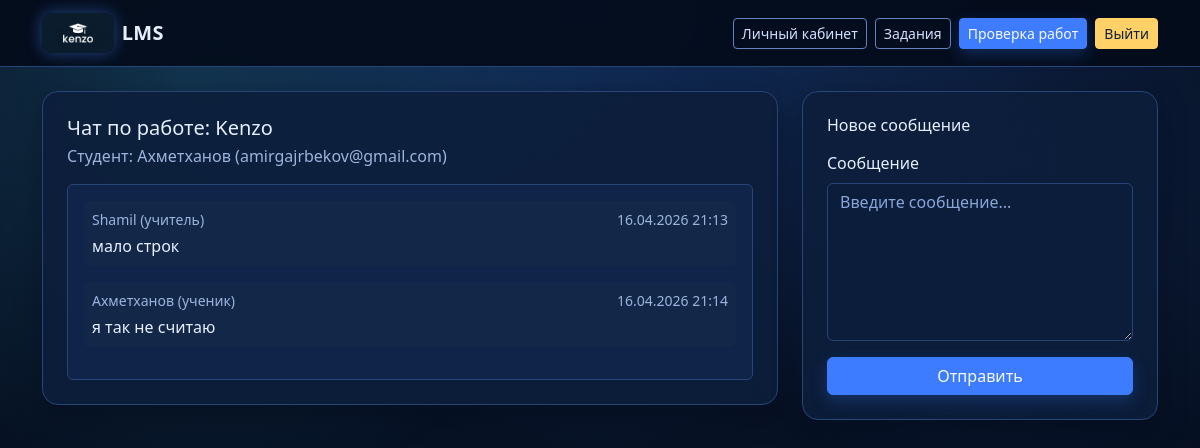
The page /feedback/1 (signed in) on the database its author committed.
### app/models.py (models this page shows, shortened)
class Submission(db.Model):
    id = db.Column(db.Integer, primary_key=True)
    title = db.Column(db.String(150), nullable=False)
    description = db.Column(db.Text, nullable=False)
    filename = db.Column(db.String(255), nullable=False)
    score = db.Column(db.Integer, default=0)
    teacher_comment = db.Column(db.Text, nullable=True)
    created_at = db.Column(db.DateTime, default=datetime.utcnow)
    assignment_id = db.Column(db.Integer, db.ForeignKey("assignment.id"), nullable=True)
    assignment = db.relationship("Assignment", back_populates="submissions")
    author_id = db.Column(db.Integer, db.ForeignKey("user.id"), nullable=False)
    author = db.relationship("User", back_populates="submissions")
    feedback_messages = db.relationship(
        "FeedbackMessage",
        back_populates="submission",
        cascade="all, delete-orphan",
        order_by="FeedbackMessage.created_at.asc()",
    )

class User(UserMixin, db.Model):
    id = db.Column(db.Integer, primary_key=True)
    username = db.Column(db.String(80), unique=True, nullable=False)
    email = db.Column(db.String(120), unique=True, nullable=False)
    role = db.Column(db.String(20), nullable=False, default="student")
    password_hash = db.Column(db.String(255), nullable=False)
    created_at = db.Column(db.DateTime, default=datetime.utcnow)
    submissions = db.relationship("Submission", back_populates="author", cascade="all, delete")

class FeedbackMessage(db.Model):
    id = db.Column(db.Integer, primary_key=True)
    body = db.Column(db.Text, nullable=False)
    created_at = db.Column(db.DateTime, default=datetime.utcnow)
    sender_id = db.Column(db.Integer, db.ForeignKey("user.id"), nullable=False)
    submission_id = db.Column(db.Integer, db.ForeignKey("submission.id"), nullable=False)
    sender = db.relationship("User")
    submission = db.relationship("Submission", back_populates="feedback_messages")

### app/routes/main.py (the view, shortened to what this page needs)
@main_bp.route("/feedback/<int:submission_id>", methods=["GET", "POST"])
@login_required
def feedback_chat(submission_id: int):
    submission = Submission.query.get_or_404(submission_id)
    can_access = is_teacher(current_user) or submission.author_id == current_user.id
    if not can_access:
        flash("У вас нет доступа к этому чату", "danger")
        return redirect(url_for("main.dashboard"))
    form = FeedbackMessageForm()
    messages = submission.feedback_messages
    return render_template(
        "feedback_chat.html",
        submission=submission,
        form=form,
        messages=messages,
        is_teacher_user=is_teacher(current_user),
    )

### app/forms.py
class FeedbackMessageForm(FlaskForm):
    body = TextAreaField("Сообщение", validators=[DataRequired(), Length(min=2, max=2000)])
    submit = SubmitField("Отправить")

### app/models.py (called while the page is built)
@login_manager.user_loader
def load_user(user_id: str):
    return User.query.get(int(user_id))

### app/routes/main.py (called while the page is built)
def is_teacher(user) -> bool:
    if not user or not user.is_authenticated:
        return False
    if getattr(user, "role", "student") == "teacher":
        return True
    email = (user.email or "").lower()
    teacher_emails = {item.lower() for item in current_app.config.get("TEACHER_EMAILS", [])}
    return "teacher" in email or email in teacher_emails

### app/templates/feedback_chat.html (shortened to what this page needs)
{% extends "base.html" %}
{% block content %}
<div class="row g-4">
    <div class="col-lg-8">
        <div class="card shadow-sm">
            <div class="card-body p-4">
                <h1 class="h5 mb-1">Чат по работе: {{ submission.title }}</h1>
                <p class="text-muted mb-3">
                    Студент: {{ submission.author.username }}
                    {% if is_teacher_user %}
                        ({{ submission.author.email }})
                    {% endif %}
                </p>
                <div class="chat-box border rounded p-3 bg-light-subtle">
                    {% if messages %}
                        {% for msg in messages %}
                            <div class="mb-3 p-2 rounded {% if msg.sender_id == current_user.id %}bg-primary-subtle{% else %}bg-white{% endif %}">
                                <div class="d-flex justify-content-between small text-muted mb-1">
                                    <span>
                                        {{ msg.sender.username }}
                                        {% if msg.sender_id == submission.author_id %}
                                            (ученик)
                                        {% else %}
                                            (учитель)
                                        {% endif %}
                                    </span>
                                    <span>{{ msg.created_at.strftime('%d.%m.%Y %H:%M') }}</span>
                                </div>
                                <div style="white-space: pre-wrap;">{{ msg.body }}</div>
                            </div>
                        {% endfor %}
                    {% else %}
                        <p class="text-muted mb-0">Сообщений пока нет. Начните обсуждение.</p>
                    {% endif %}
                </div>
            </div>
        </div>
    </div>
    <div class="col-lg-4">
        <div class="card shadow-sm">
            <div class="card-body p-4">
                <h2 class="h6 mb-3">Новое сообщение</h2>
                <form method="post">
                    <div class="mb-3">
                        {{ form.body.label(class="form-label") }}
                        {{ form.body(class="form-control", rows=6, placeholder="Введите сообщение...") }}
                    </div>
                    {{ form.submit(class="btn btn-primary w-100") }}
                </form>
            </div>
        </div>
    </div>
</div>
{% endblock %}

### app/static/css/style.css (style rules this page uses)
:root { --bg-main: #071225; --bg-surface: #0f1f3d; --bg-surface-soft: #15284e; --border-color: #274577; --text-main: #e7efff; --text-muted: #9db4de; --primary: #3d7bff; --primary-hover: #5690ff; --accent: #45c6ff; }
body { background: radial-gradient(circle at top, #122e5b 0%, var(--bg-main) 45%, #050d1c 100%); color: var(--text-main); min-height: 100vh; }
body::before { content: ""; position: fixed; inset: 0; pointer-events: none; background: radial-gradient(circle at 15% 10%, rgba(69, 198, 255, 0.18), transparent 35%), radial-gradient(circle at 85% 20%, rgba(61, 123, 255, 0.12), transparent 30%); z-index: -1; }
.card { background: rgba(13, 30, 59, 0.9); border: 1px solid var(--border-color); border-radius: 1rem; color: var(--text-main); box-shadow: 0 10px 28px rgba(2, 8, 20, 0.4) !important; transition: transform 0.2s ease, box-shadow 0.2s ease; }
.chat-box { max-height: 520px; overflow-y: auto; background: #0c1a34 !important; border-color: var(--border-color) !important; }
.form-control, .form-select { background: #0c1d3b; border: 1px solid var(--border-color); color: var(--text-main); }
.form-control::placeholder { color: #89a6d8; }
.text-muted { color: var(--text-muted) !important; }
.btn-primary, .btn-success, .btn-info { background: var(--primary); border-color: var(--primary); color: #f7fbff; box-shadow: 0 6px 16px rgba(44, 94, 191, 0.35); }
.btn { position: relative; overflow: hidden; transition: transform 0.22s ease, box-shadow 0.22s ease, background-color 0.22s ease, border-color 0.22s ease, color 0.22s ease; }
.btn::before { content: ""; position: absolute; top: -120%; left: -30%; width: 55%; height: 320%; background: linear-gradient(to right, transparent, rgba(255, 255, 255, 0.28), transparent); transform: rotate(22deg); opacity: 0; transition: left 0.45s ease, opacity 0.2s ease; pointer-events: none; }
.bg-light-subtle { background-color: #10244a !important; }
.bg-white { background-color: #132849 !important; }

### rows shown on the page
Submission: title "Kenzo"
User: author.username "Ахметханов", author.email "amirgajrbekov@gmail.com"
FeedbackMessage: sender.username "Shamil", shows "(учитель)", created_at "16.04.2026 21:13", body "мало строк"
FeedbackMessage: sender.username "Ахметханов", shows "(ученик)", created_at "16.04.2026 21:14", body "я так не считаю"
